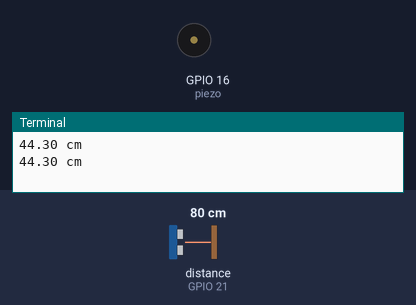
Bench run of a program on a simulated Raspberry Pi (BCM pin numbers). Parts: buzzer (waves = sounding), the last lines printed to the terminal. The test bench sets the inputs (shaded band); at power-on: distance to the obstacle (sensor on GPIO 21) 80 cm. The echo pulse lasts 58.3 µs per cm; the clock reads 2024-03-15 10:24:30 at power-on unless the program sets it.

Above: at 1.2 s.
1.3 s: distance to the obstacle (sensor on GPIO 21) set to 2 cm
At 1.76 s:
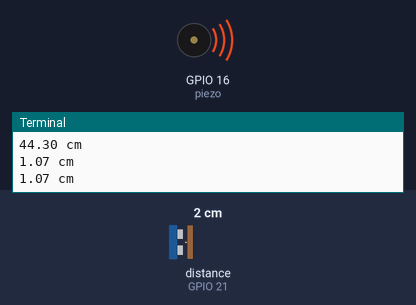
4.8 s: distance to the obstacle (sensor on GPIO 21) set to 35 cm
At 5.5 s:
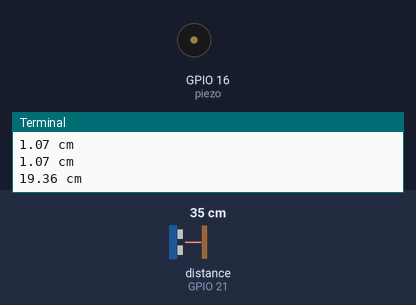
Timing chart, 0 to 14.3 s (numbered marks = the images above; inputs shaded):
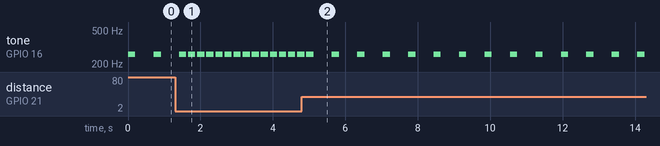

The program:

ultra_piezo.py
```python
import RPi.GPIO as GPIO
import time

def measure() :
	GPIO.output(triggerPin, True)
	time.sleep(0.0001)
	GPIO.output(triggerPin, False)
	start = time.time()

	while GPIO.input(echoPin) == False :
		start = time.time()
	while GPIO.input(echoPin) == True :
		stop = time.time()

	elapsed = stop - start
	distance = (elapsed * 19000)/2

	return distance

def Melody(a) :
	Buzz.start(90)
	Buzz.ChangeFrequency(melody[7])
	time.sleep(0.2)
	Buzz.stop()
	time.sleep(a)

triggerPin = 20
echoPin = 21
piezo = 16

melody = [130, 146, 164, 174, 195, 220, 246, 261]

GPIO.setmode(GPIO.BCM)
GPIO.setup(triggerPin, GPIO.OUT)
GPIO.setup(echoPin, GPIO.IN)
GPIO.setup(piezo, GPIO.OUT)

Buzz = GPIO.PWM(piezo, 440)

try :
	while True :
		distance = measure()
		print("%.2f cm" %distance)

		if distance < 5 :
			Melody(0.05)
		elif distance < 10 :
			Melody(0.15)
		elif distance < 18 :
			Melody(0.3)
		else :
			Melody(0.5)

except KeyboardInterrupt :
	GPIO.cleanup()
```

Measured:
- after the input at 1.3 s, tone on GPIO 16 (piezo): alternates 261 Hz for 0.20 s and silent for 0.05 s, starting after 0.36 s
- by itself, tone on GPIO 16 (piezo): alternates 261 Hz for 0.20 s and silent for 0.51 s
